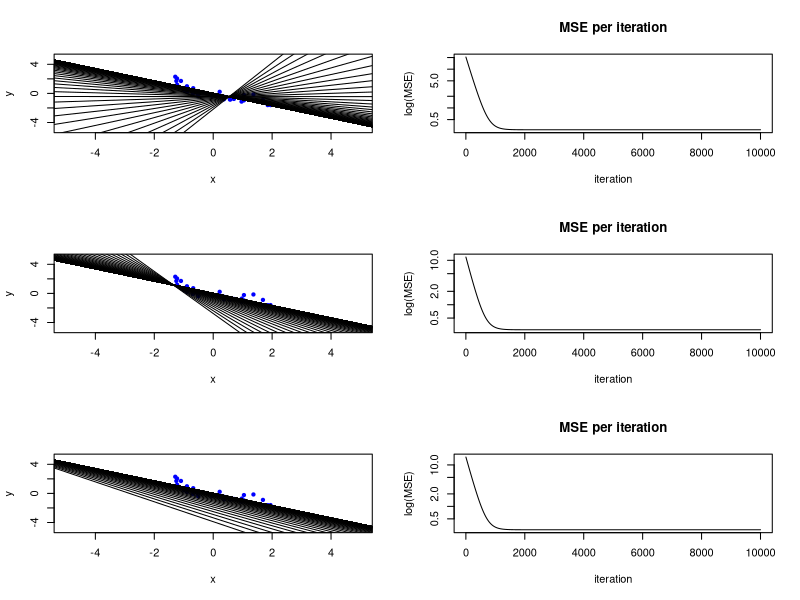

Here is the R script that generated this plot:


####### GRADIENT DECENT
# set a random start
# use gradient decent to improve slope and intercept
# plot the the estimate every 50 iterations
# plot MSE over all iterations

gradientDesc <- function(x=mtcars$disp, 
                         y=mtcars$mpg, 
                         learn_rate = 0.00293, 
                         conv_threshold =  0.001, 
                         max_iter=2500000) {
  MS.save = numeric()
  n = length(x)
  plot(x, y, col = "blue", pch = 20,xlim=c(-5,5),ylim=c(-5,5))
  plot.iter = 0
  m <- runif(1, -5, 5)
  c <- runif(1, -5, 5)
  abline(c, m) 
  yhat <- m * x + c
  MSE <- sum((y - yhat) ^ 2) / n
  converged = F
  iterations = 0
  while(converged == F) {
    ## Implement the gradient descent algorithm
    plot.iter = plot.iter + 1
    m_new <- m - learn_rate * ((1 / n) * (sum((yhat - y) *x)))
    c_new <- c - learn_rate * ((1 / n) * (sum(yhat - y)))
    m <- m_new
    c <- c_new
    if(plot.iter==50){
      plot.iter = 0
      abline(c, m) 
    }
    yhat <- m * x + c
    MSE_new <- sum((y - yhat) ^ 2) / n
    MS.save[iterations] = MSE_new
    if(MSE - MSE_new <= conv_threshold) {
      abline(c, m) 
      converged = T
      print(paste("Optimal intercept:", c, "Optimal slope:", m))
      return(MS.save)
    }
    iterations = iterations + 1
    if(iterations > max_iter) { 
      abline(c, m) 
      converged = T
      print(paste("Optimal intercept:", c, "Optimal slope:", m))
      return(MS.save)
    }
  }
}


# Run the function 
learn_rate = 0.00293
conv_threshold =  0.001
max_iter=10000

par(mfrow=c(3,2))
for(i in 1:3){
  plot(
    gradientDesc(scale(mtcars$disp), 
                 scale(mtcars$mpg), 
                 learn_rate,
                 conv_threshold,
                 max_iter),
    type="l",
    log="y",
    ylab="log(MSE)",
    xlab="iteration",
    main="MSE per iteration")
}

